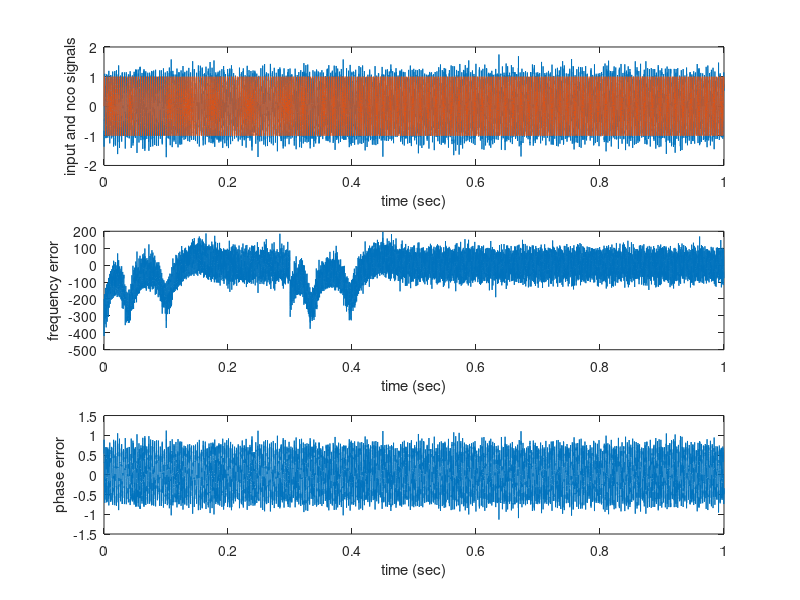

The MATLAB source for this figure:
%% https://github.com/VSHEV92/Synchronization_Systems_Models
clc; clear; close all; 

%% Модель фапч с синусоидальным детектором для гармонического сигнала.
%% Коэффициент усиления и амплитуда сигнала NCO равны 1.
%% Рассчетное значение дисперсии фазовой ошибки намного ниже фактического. Так как
%% в линейной модели предполагалось полное подавление слагаемого удвоенной частоты
%% на выходе фазового детектора.

%% Важно!!! 
%% Коэффициент усиления фазового детектора, а значит и все параметры фапч,
%% зависит от амплитуды входного сигнала. Совпадение с расчетными значениями при A_s = 1 

%% --------------------------------------------------------------------------
%% Параметры модели
Ts = 1e-4;      % шаг дискретизации
Tsim = 1;       % время моделирования

A_s = 1;                  % амплитуда входного сигнала
w_s = 2000;               % частота входного сигнала (рад/c)
phase0_s = 30;            % начальная фаза входного сигнала (градусы)
SNR = 10;                 % отношение сигнал/шум на входе (дБ)
w_s_change_time = 0.3;    % момент времени изменения частоты сигнала
w_s_new = 2200;           % новое значение частоты сигнала

ksi = 0.707;    % коэффициент демпфирования 
BL = 30;        % шумовая полоса (Гц)
w0_nco = 1800;    % частота NCO при нулевом входном сигнале
Kd = 0.5;       % коэффициент усиления фазового детектора при входном сигнале с единичной амплитудой

%% --------------------------------------------------------------------------
%% Расчет параметров, необходимых для моделирования
Time = 0:Ts:Tsim;         % массив с отчетами времени
Nsamp = length(Time);     % число отсчетов

w_s_change_sample = round(w_s_change_time/Ts); % номер отсчета изменения частоты сигнала
SNR_lin = 10^(SNR/10);                         % ОСШ в разах
noise_power = A_s^2 / 2 / SNR_lin;             % мощности шума (AWGN)
noise_PSD = noise_power * Ts;                  % спектральная плотность мощности шума

BL_n = BL * Ts;                                 % нормированная шумовая полоса
Kp = 4*ksi*BL_n / (ksi + 0.25/ksi) / Kd;        % усиление пропорциональной ветви
Ki = 4*BL_n^2 / (ksi + 0.25/ksi)^2 / Kd;        % усиление интегрирующей ветви

%% --------------------------------------------------------------------------
%% Расчет характеристик фапч 
wn = 2 * BL / (ksi + 0.25/ksi);                     % резонансная частота (рад/с)
delta_wpo = 1.8 * wn * (1 + ksi);                   % ожидаемый pull-out range (рад/с)
wL = Kd * (Kp / Ts);                                % lock-in range (рад/c) 
Tp = (w_s - w0_nco)^2 / (2*ksi*wn^3);               % pull-in time 
expected_phase_noise = noise_PSD * 2 * BL / A_s;    % фазовый шум при линейном приближении

%% --------------------------------------------------------------------------
%% генерирование входного сигнала

% частота входного сигнала
input_w = [w_s * ones(1,w_s_change_sample), w_s_new * ones(1, Nsamp-w_s_change_sample)];

% фаза входного сигнала
input_phase = zeros(1,Nsamp);
input_phase(1) = phase0_s;
for k = 2:Nsamp
    input_phase(k) = input_phase(k-1) + Ts * input_w(k-1);
endfor

% входной гармонический сигнал
input_signal = A_s*sin(input_phase) + randn(1,Nsamp)*sqrt(noise_power);

plot(input_signal)

%% --------------------------------------------------------------------------
%% моделирование работы фапч
%% ошибка по фазе, выход фильтра и фаза NCO
err = zeros(1, Nsamp);
nco_phase = zeros(1, Nsamp);
loop_filter_out = zeros(1, Nsamp);

%% прошлое значение в интегрирующей ветви
ki_out_last = 0;

for n = 2:Nsamp
    %% фазовый детектор
    err = input_signal * cos(nco_phase(n-1));

    % петлевой фильтр
    kp_out = Kp * err(n);
    ki_out = Ki * err(n) + ki_out_last;
    loop_filter_out(n) = kp_out + ki_out;
    ki_out_last = ki_out;

    % вычисление фазы NCO
    nco_phase(n) = nco_phase(n-1) + loop_filter_out(n) + w0_nco*Ts; 
endfor

%% ----------------------------------------------------
%% вывод рассчетных значений
disp(['Natural frequency (rad/s): ', num2str(wn)])
disp(['Pull-out range (rad/s): ', num2str(delta_wpo)])
disp(['Lock-in range (rad/s): ', num2str(wL)])
disp(['Pull-in time (s): ', num2str(Tp)])
disp(['Expected phase error variace: ', num2str(expected_phase_noise)])

%% вывод графиков
subplot(3,1,1)
plot(Time, input_signal); hold on;
plot(Time, sin(nco_phase));
xlabel('time (sec)'); ylabel('input and nco signals')

subplot(3,1,2)
plot(Time, loop_filter_out/Ts - input_w + w0_nco)
xlabel('time (sec)'); ylabel('frequency error')

subplot(3,1,3)
plot(Time, err)
xlabel('time (sec)'); ylabel('phase error')